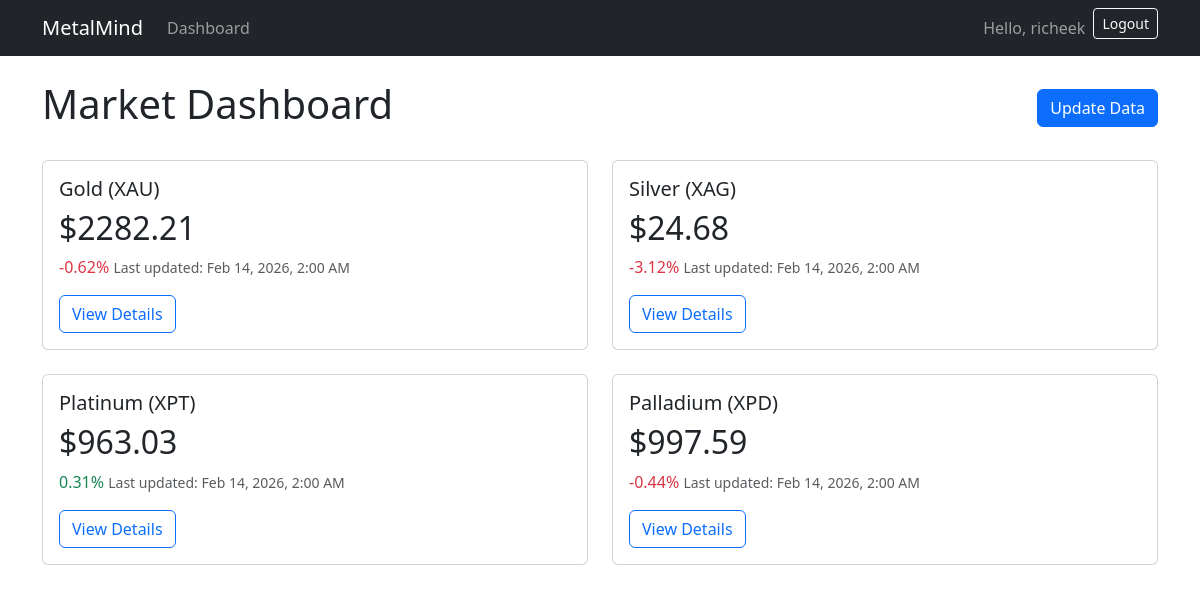
The page /dashboard/ (signed in) on the database its author committed.
### market/models.py (models this page shows, shortened)
class Asset(models.Model):
    slug = models.SlugField(primary_key=True)
    name = models.CharField(max_length=50)
    symbol = models.CharField(max_length=10)
    created_at = models.DateTimeField(auto_now_add=True)

class PriceSnapshot(models.Model):
    asset = models.ForeignKey(Asset, on_delete=models.CASCADE)
    price = models.DecimalField(max_digits=18, decimal_places=6)
    change_pct = models.DecimalField(max_digits=6, decimal_places=4, null=True, blank=True)
    as_of = models.DateTimeField()

### market/views.py (the view)
# urls.py: path('dashboard/', views.dashboard, name='dashboard'),
@login_required
def dashboard(request):
    assets = Asset.objects.all()
    snapshots = {a.slug: PriceSnapshot.objects.filter(asset=a).order_by('-as_of').first() for a in assets}
    return render(request, 'market/dashboard.html', {'assets': assets, 'snapshots': snapshots})

### market/templatetags/market_extras.py (called while the page is built)
@register.filter
def get_item(dictionary, key):
    return dictionary.get(key)

@register.filter
def currency(value):
    try:
        return f"{float(value):.2f}"
    except (ValueError, TypeError):
        return value

### templates/market/dashboard.html (shortened to what this page needs)
{% extends 'base.html' %}
{% load market_extras %}
{% block content %}
<div class="d-flex justify-content-between align-items-center mb-4">
    <h1>Market Dashboard</h1>
    <form action="{% url 'api_update' %}" method="post">
        <button type="submit" class="btn btn-primary">Update Data</button>
    </form>
</div>
<div class="row">
    {% for asset in assets %}
    <div class="col-md-6 mb-4">
        <div class="card h-100">
            <div class="card-body">
                <h5 class="card-title">{{ asset.name }} ({{ asset.symbol }})</h5>
                {% with snapshot=snapshots|get_item:asset.slug %}
                {% if snapshot %}
                <h2 class="card-text">${{ snapshot.price|currency }}</h2>
                <p class="card-text">
                    <span
                        class="{% if snapshot.change_pct > 0 %}text-success{% elif snapshot.change_pct < 0 %}text-danger{% else %}text-muted{% endif %}">
                        {{ snapshot.change_pct|currency }}%
                    </span>
                    <small class="text-muted">Last updated: <span class="local-time"
                            data-iso="{{ snapshot.as_of|date:'c' }}">{{ snapshot.as_of|date:"M d, Y H:i" }}
                            UTC</span></small>
                </p>
                {% else %}
                <p class="text-muted">No data available.</p>
                {% endif %}
                {% endwith %}
                <a href="{% url 'asset_detail' asset.slug %}" class="btn btn-outline-primary">View Details</a>
            </div>
        </div>
    </div>
    {% empty %}
    <p>No assets found.</p>
    {% endfor %}
</div>
{% endblock %}

### templates/base.html (shortened to what this page needs)
<!doctype html>
<html lang="en">
  <head>
    <link href="https://cdn.jsdelivr.net/npm/bootstrap@5.3.0/dist/css/bootstrap.min.css" rel="stylesheet">
  </head>
  <body>
    <nav class="navbar navbar-expand-lg navbar-dark bg-dark mb-4">
      <div class="container">
        <a class="navbar-brand" href="{% url 'dashboard' %}">MetalMind</a>
        <div class="collapse navbar-collapse" id="navbarCollapse">
          <ul class="navbar-nav me-auto mb-2 mb-md-0">
            <li class="nav-item">
              <a class="nav-link" href="{% url 'dashboard' %}">Dashboard</a>
            </li>
          </ul>
          <ul class="navbar-nav ms-auto">
            {% if user.is_authenticated %}
              <li class="nav-item">
                <span class="nav-link">Hello, {{ user.username }}</span>
              </li>
              <li class="nav-item">
                <form action="{% url 'logout' %}" method="post" class="d-inline">
                  <button type="submit" class="btn btn-outline-light btn-sm">Logout</button>
                </form>
              </li>
            {% endif %}
          </ul>
        </div>
      </div>
    </nav>
    <main class="container">
      {% block content %}{% endblock %}
    </main>
  </body>
</html>

### rows shown on the page
Asset: name "Gold", symbol "XAU"
PriceSnapshot: price "2282.21", change_pct "-0.62"
Asset: name "Silver", symbol "XAG"
PriceSnapshot: price "24.68", change_pct "-3.12"
Asset: name "Platinum", symbol "XPT"
PriceSnapshot: price "963.03", change_pct "0.31"
Asset: name "Palladium", symbol "XPD"
PriceSnapshot: price "997.59", change_pct "-0.44"

### other values the page prints
{{ user.username }} "richeek"
